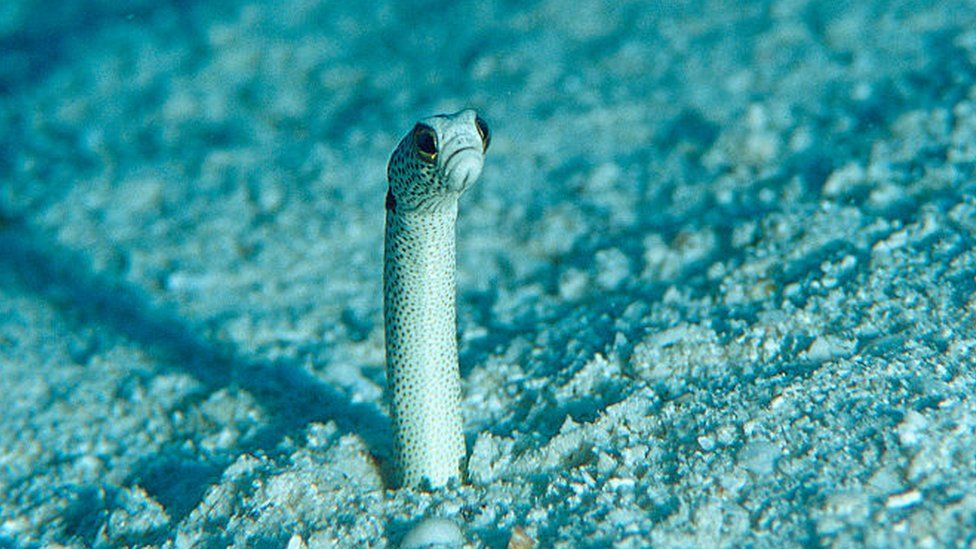
#> input picture gardeneel.jpg, 976 x 549 px; its folder holds only this picture in this run
$ python -i app.py   (imports and definitions only)   (older library calls are emulated)
#> lines starting #> are read from the running program, lines starting #| are printed output that depends on the picture; after the words box and inside, x2 and y2 are one past the last pixel; in counts of white or black regions, pixels touching at a corner belong together
import base64
import os

import cv2
import numpy as np
from flask import Flask, render_template, request, jsonify

# import acapture

# [1 line not run here, left out]
# camera = cv2.VideoCapture(0)
# camera = acapture.open(0)
threshold_value = 100
rainbow_mode = False
image_overlap = False
hue = 0
i = 0


# [3 lines that did not run here, left out]


# [3 lines that did not run here, left out]


# [24 lines that did not run here, left out]


# [41 lines that did not run here, left out]


def canny_edges(image_path):
#> called with image_path = 'gardeneel.jpg'
    image = cv2.imread(image_path, 0)
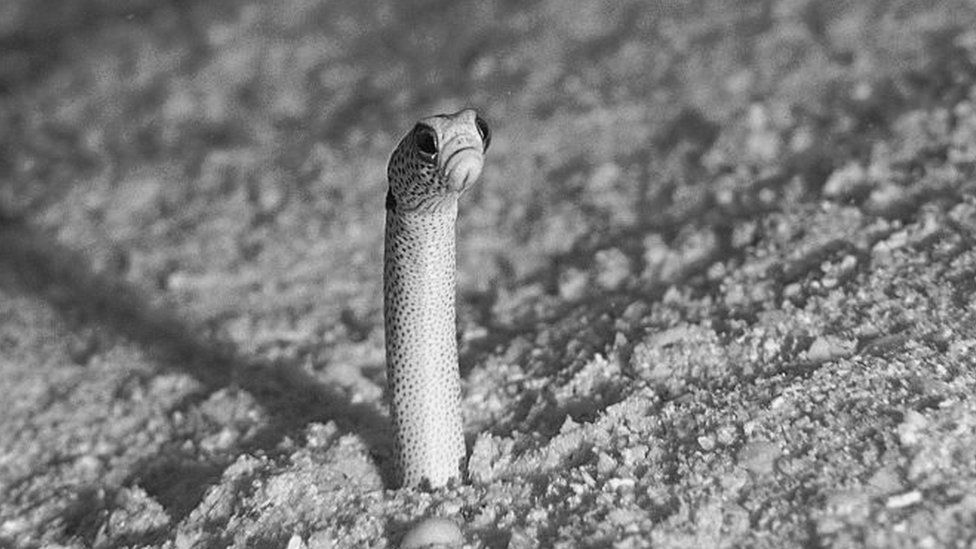
#> image: shape (549, 976); min 0, max 253, mean 124.3
    img_blur = cv2.GaussianBlur(image, (5, 5), 0)
    edges = cv2.Canny(img_blur, 140, 170)
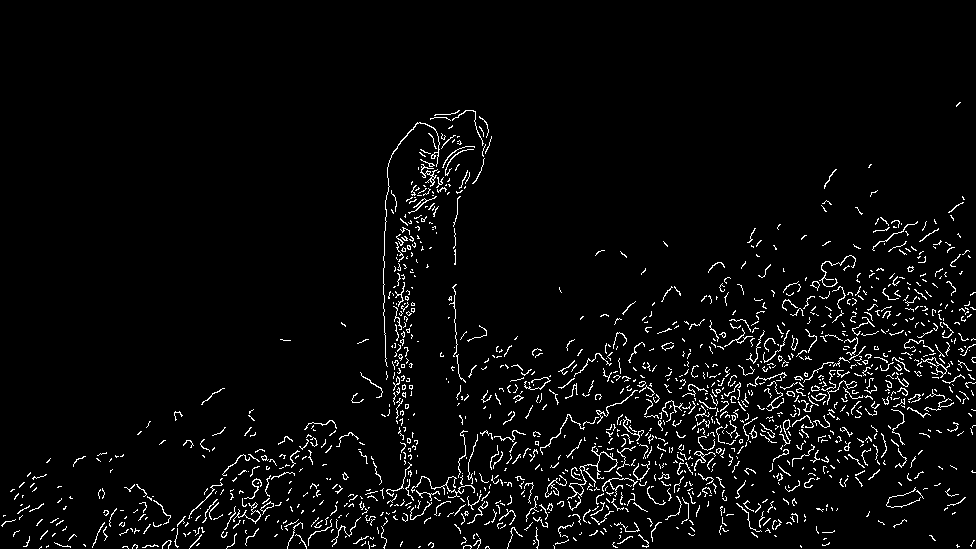
#> edges: shape (549, 976); 3.8% white in thin lines or dots, all inside (x1, y1, x2, y2) = (1, 102, 976, 549)
    img_not = cv2.bitwise_not(edges)
#> (the run stopped early here; a loop or call above may not have finished)
